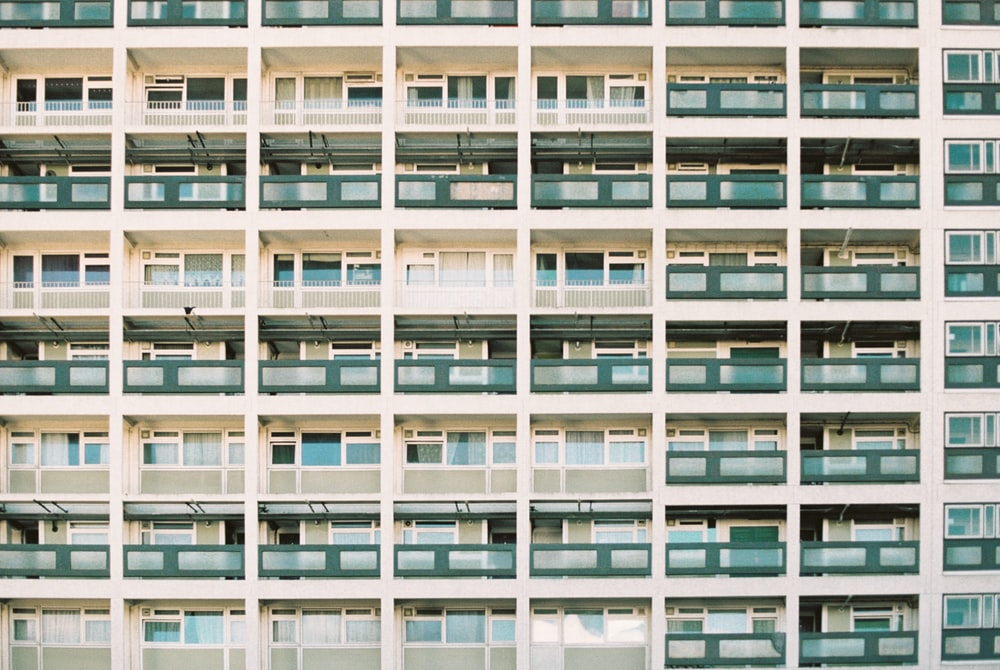
#> input picture python/examples/edge-detection/canny-edge-detection/building2.jpg, 1000 x 670 px
$ python main.py
#> lines starting #> are read from the running program, lines starting #| are printed output that depends on the picture
#> further down, img is the input picture: shape (670, 1000, 3); mean B, G, R 154.6, 164.9, 162.6
#> slider 'Thresholds:' is set to 33
import cv2


def CannyThreshold(threshold):
    # Perform bluring to reduce noise in the image
#> called with threshold = 33
    img_blur = cv2.blur(img, (3, 3))
    # Apply canny edge filtering on blurred image
    detected_edges = cv2.Canny(
        img_blur, threshold, threshold*2, L2gradient=True)
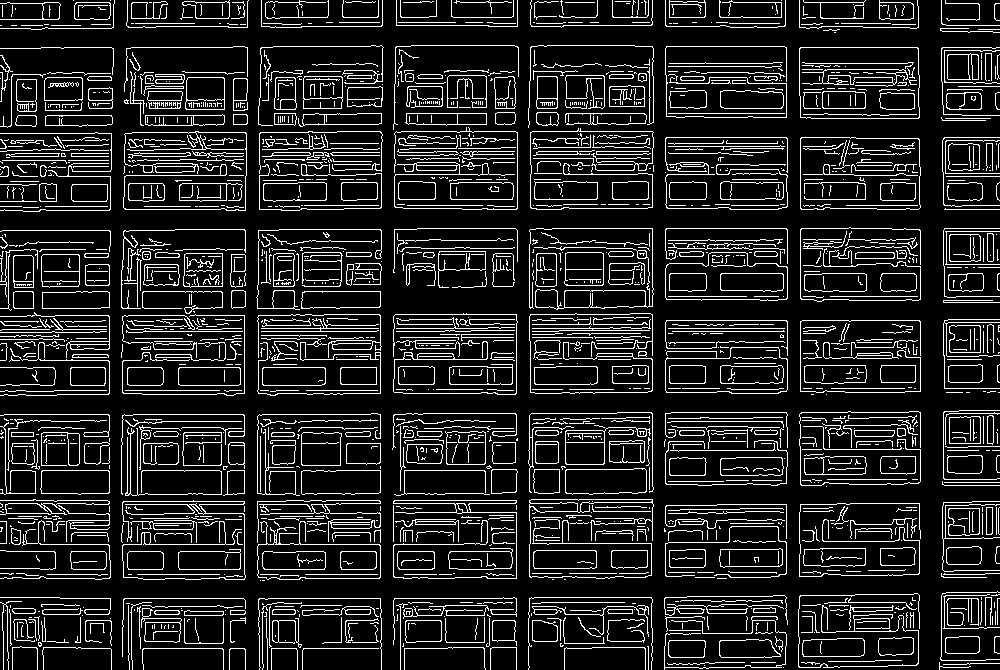
#> detected_edges: shape (670, 1000); 13.6% white in thin lines or dots

    mask = detected_edges != 0
#> mask: shape (670, 1000) bool; 13.6% white in thin lines or dots
    dst = img * (mask[:, :, None].astype(img.dtype))
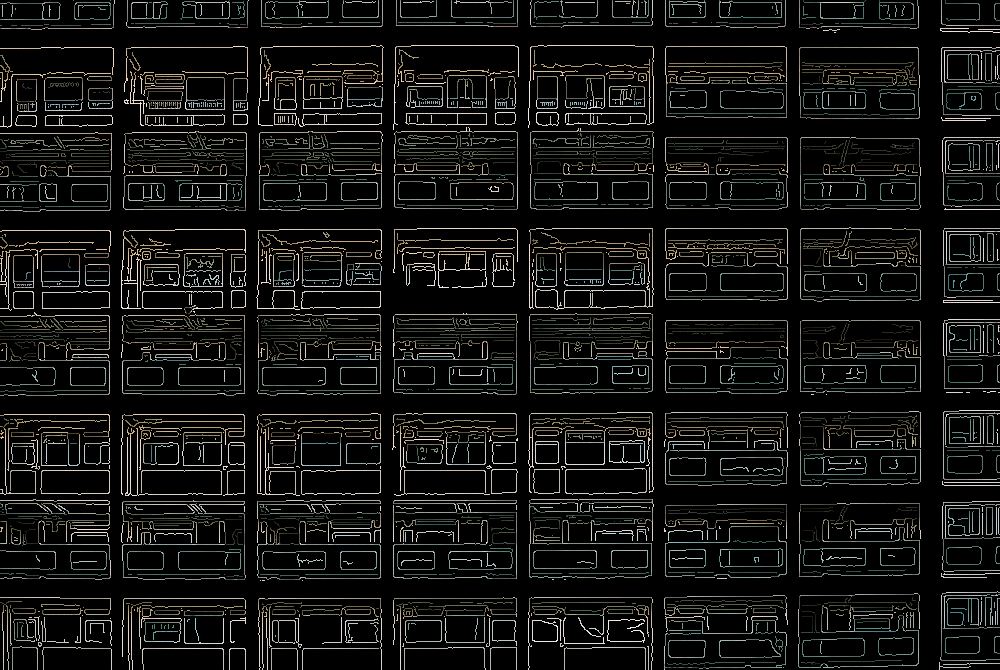
#> dst: shape (670, 1000, 3); mean B, G, R 18.2, 19.9, 19.5
    cv2.imshow("Building", dst)


img = cv2.imread('building2.jpg')

cv2.namedWindow("Building")
cv2.imshow('Original Image', img)
cv2.createTrackbar('Thresholds:', "Building", 0, 100, CannyThreshold)

cv2.waitKey(0)

$ run again, with python/examples/edge-detection/canny-edge-detection/building.jpg copied over python/examples/edge-detection/canny-edge-detection/building2.jpg
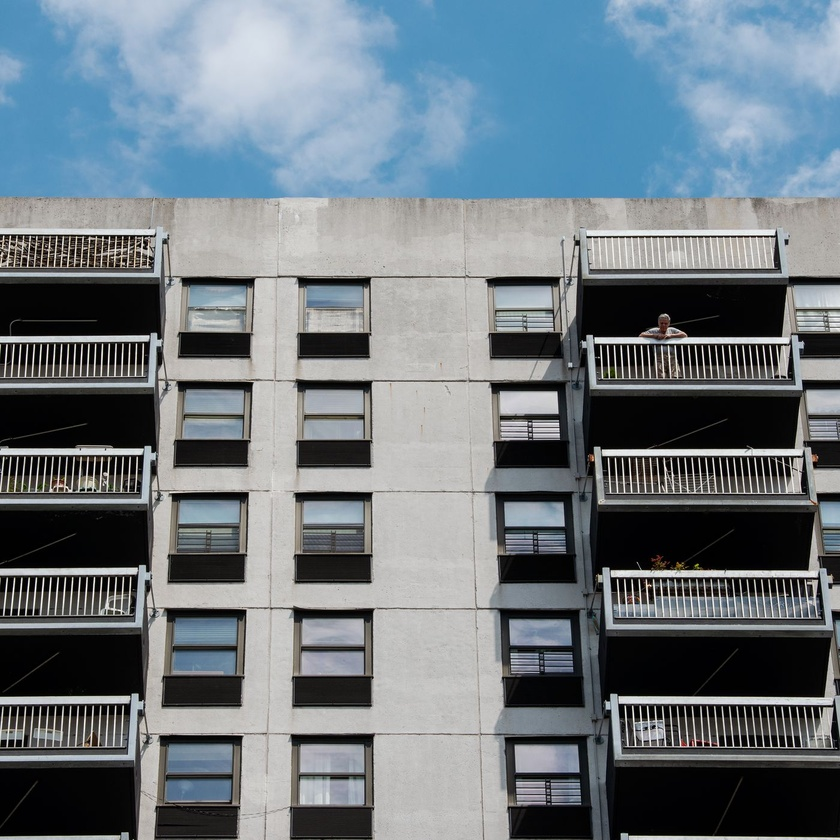
#> input picture python/examples/edge-detection/canny-edge-detection/building.jpg, 840 x 840 px, shrunk from 1400 x 1400 before the run
#> img is the input picture: shape (840, 840, 3); mean B, G, R 127.8, 120.2, 109.4
#> in CannyThreshold, `detected_edges = cv2.Canny( img_blur, threshold, threshold*2, L2gradie..`:
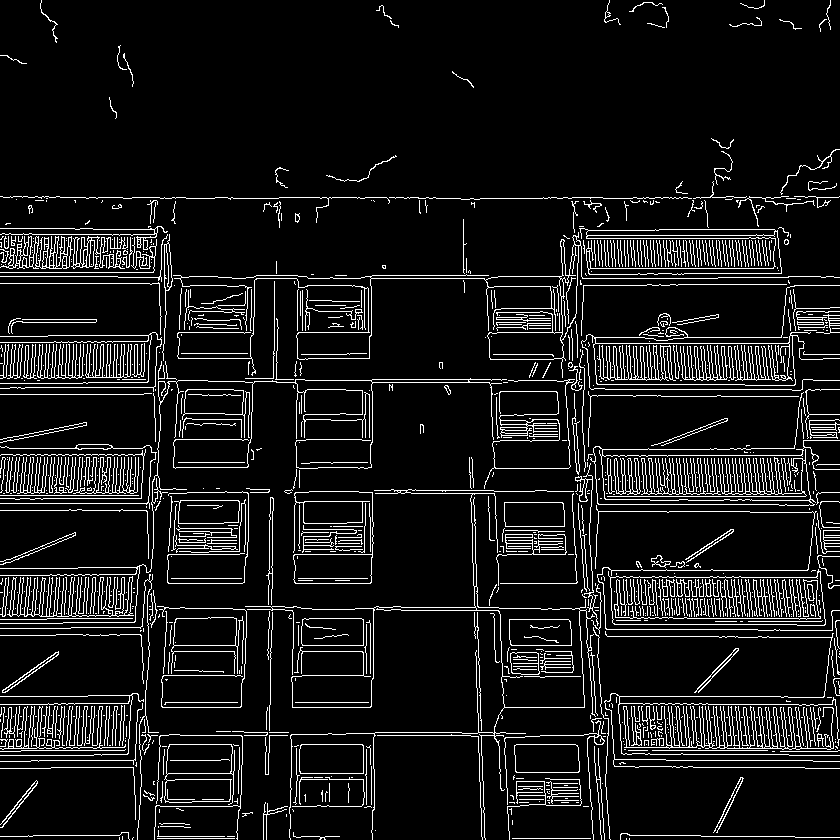
#> detected_edges: shape (840, 840); 9% white in thin lines or dots
#> mask: shape (840, 840) bool; 9% white in thin lines or dots
#> in CannyThreshold, `dst = img * (mask[:, :, None].astype(img.dtype))`:
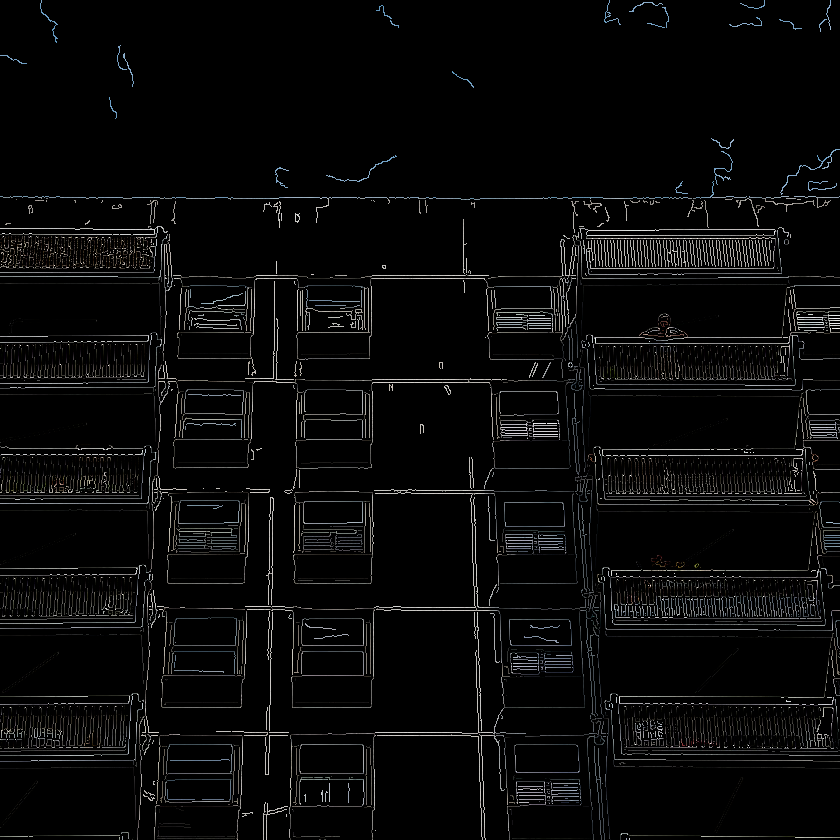
#> dst: shape (840, 840, 3); mean B, G, R 9, 9, 8.9
